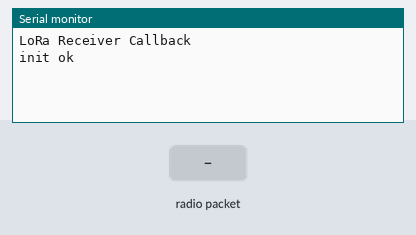
Recording of a sketch running on a simulated Arduino Uno, built for the host (arithmetic inside an expression is 32-bit, double 64-bit). Parts: the last lines printed to the serial monitor. Inputs (shaded band) come from the test bench. No radio packets arrive unless stated.

Above: at 2.2 s.
2.3 s: radio packet "1" arrives
At 2.9 s:
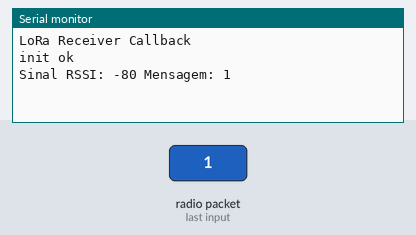
3.8 s: radio packet "0" arrives
At 4.2 s:
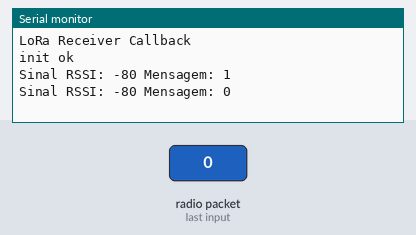
5.3 s: radio packet "2" arrives
At 6.4 s:
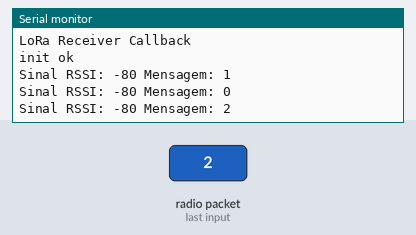

Measured:
- after the input at 2.3 s, the serial monitor: prints a new line at once (image 1)
- after the input at 3.8 s, the serial monitor: prints a new line at once (image 2)
- after the input at 5.3 s, the serial monitor: prints a new line at once (image 3)

The sketch:

LoRa_receiver.ino
```cpp
#include <SPI.h>
#include <LoRa.h>
#include <Wire.h>

#define SCK     5     // GPIO5  -- SX1278's SCK
#define MISO    19    // GPIO19 -- SX1278's MISO
#define MOSI    27    // GPIO27 -- SX1278's MOSI
#define SS      18    // GPIO18 -- SX1278's CS
#define RST     14    // GPIO14 -- SX1278's RESET
#define DI0     26    // GPIO26 -- SX1278's IRQ(Interrupt Request)
#define FREQ  915E6   // Operating LoRa frequency
#define SF      7     // Operating LoRa Spread Factor
#define BAND  125E3   // Operating LoRa Bandwidth
#define BAUD 2000000  // BAUD serial rate

String rssi = "RSSI --";
String packSize = "--";
String packet ;


void cbk(int packetSize) {
  packet ="";
  for (int i = 0; i < packetSize; i++) { packet += (char) LoRa.read(); }
  rssi = String(LoRa.packetRssi(), DEC) ;

  Serial.print("Sinal RSSI: " + rssi );
  Serial.println(" Mensagem: " + packet);
}

void setup() {

  Serial.begin(BAUD);
  while (!Serial);
  Serial.println();
  Serial.println("LoRa Receiver Callback");
  SPI.begin(SCK,MISO,MOSI,SS);
  LoRa.setPins(SS,RST,DI0);
  if (!LoRa.begin(FREQ)) {
    Serial.println("Starting LoRa failed!");
    while (1);
  }

  LoRa.setSpreadingFactor(SF);
  LoRa.setSignalBandwidth(BAND);
  LoRa.enableCrc();

  //LoRa.onReceive(cbk);
  LoRa.receive();
  Serial.println("init ok");

  delay(1000);

}

void loop() {

  int packetSize = LoRa.parsePacket();

  if (packetSize) {
    cbk(packetSize);

    Serial.println(  );
  }

  delay(10);

}
```
